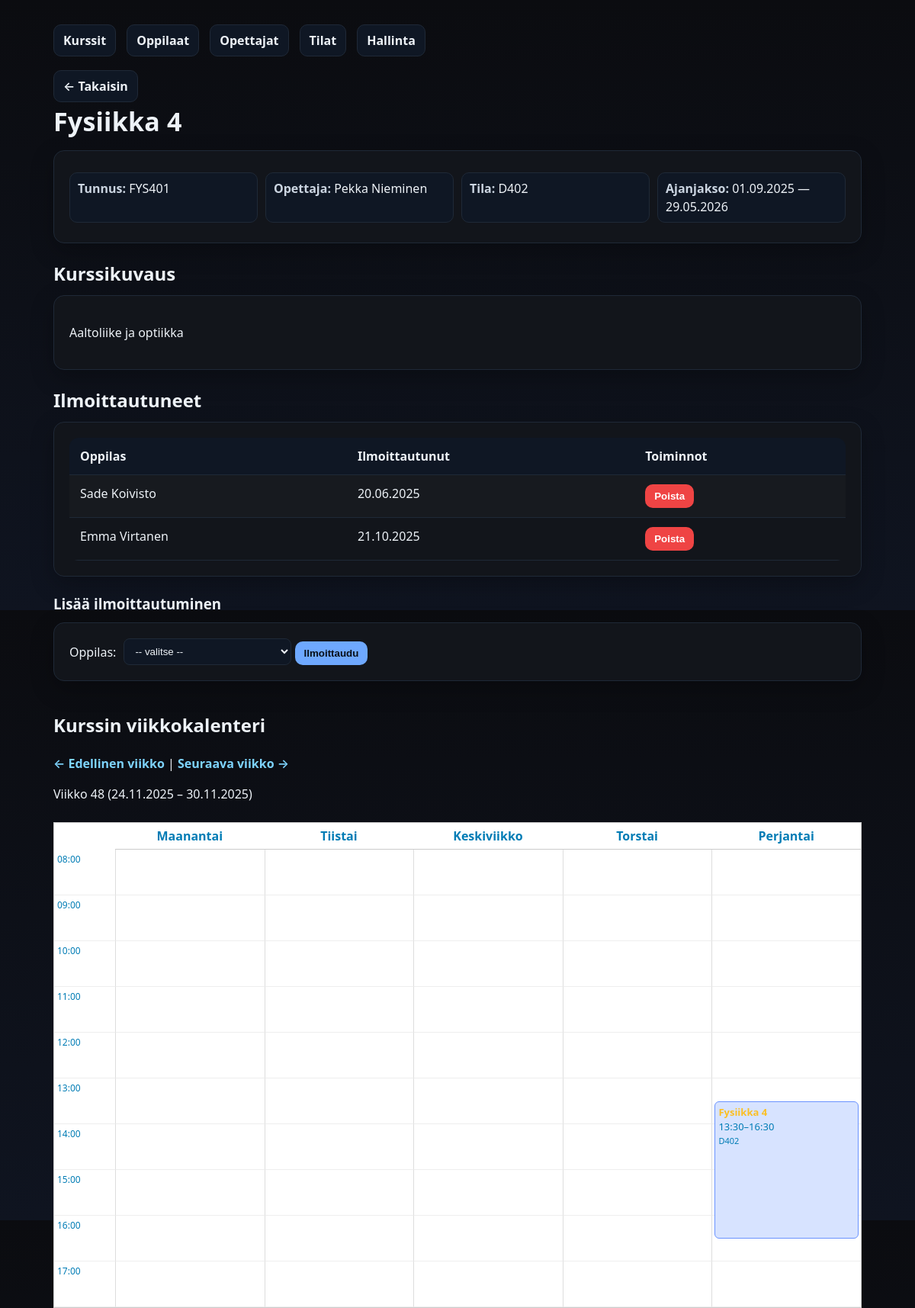
The page /kurssienhallinta/kurssi.php?id=16 on the database its author committed.
### tables this page shows
CREATE TABLE `kurssit` (
  `kurssi_id` int(11) NOT NULL,
  `kurssin_tunnus` varchar(20) NOT NULL,
  `kurssi_nimi` varchar(100) NOT NULL,
  `kurssikuvaus` text DEFAULT NULL,
  `aloituspaiva` date NOT NULL,
  `lopetuspaiva` date NOT NULL,
  `opettaja_id` int(11) NOT NULL,
  `tila_id` int(11) NOT NULL
);

CREATE TABLE `opettajat` (
  `opettaja_id` int(11) NOT NULL,
  `etunimi` varchar(50) NOT NULL,
  `sukunimi` varchar(50) NOT NULL,
  `aine` varchar(100) NOT NULL
);

CREATE TABLE `tilat` (
  `tila_id` int(11) NOT NULL,
  `tila_nimi` varchar(50) NOT NULL,
  `paikkoja` int(11) NOT NULL
);

CREATE TABLE `ilmoittautuminen` (
  `ilmoittautuminen_id` int(11) NOT NULL,
  `opiskelija_id` int(11) NOT NULL,
  `kurssi_id` int(11) NOT NULL,
  `ilmoittautumispaiva` datetime NOT NULL DEFAULT current_timestamp()
);

CREATE TABLE `oppilaat` (
  `oppilas_id` int(11) NOT NULL,
  `etunimi` varchar(50) NOT NULL,
  `sukunimi` varchar(50) NOT NULL,
  `syntymaaika` date NOT NULL,
  `vuosikurssi` int(11) NOT NULL
);

### kurssienhallinta/kurssi.php (the view, shortened to what this page needs)
<?php
function finDate($date) {
    return date("d.m.Y", strtotime($date));
}
$pdo = getPDO();
$kurssi_id = (int)$_GET['id'];
$stmt = $pdo->prepare("SELECT k.*, o.etunimi AS op_etunimi, o.sukunimi AS op_sukunimi, t.tila_nimi
    FROM kurssit k
    JOIN opettajat o ON k.opettaja_id = o.opettaja_id
    JOIN tilat t ON k.tila_id = t.tila_id
    WHERE k.kurssi_id = ?");
$stmt->execute([$kurssi_id]);
$kurssi = $stmt->fetch();
$stmt = $pdo->prepare("SELECT i.ilmoittautuminen_id, o.oppilas_id, o.etunimi, o.sukunimi, i.ilmoittautumispaiva
    FROM ilmoittautuminen i
    JOIN oppilaat o ON i.opiskelija_id = o.oppilas_id
    WHERE i.kurssi_id = ?
    ORDER BY i.ilmoittautumispaiva ASC");
$stmt->execute([$kurssi_id]);
$ilmo = $stmt->fetchAll();
$week = isset($_GET['week']) ? (int)$_GET['week'] : date("W");
$year = isset($_GET['year']) ? (int)$_GET['year'] : date("Y");
$dt = new DateTime();
$dt->setISODate($year, $week);
$weekStart = $dt->format("Y-m-d");
$dt->modify("+6 days");
$weekEnd = $dt->format("Y-m-d");
$paivat = ["Maanantai","Tiistai","Keskiviikko","Torstai","Perjantai"];
?>
<!doctype html>
<html lang="fi">
<head>
  <link rel="stylesheet" href="styles.css">
</head>
<body>
  <div class="container">
    <div class="nav">
      <a href="index.php">Kurssit</a>
      <a href="oppilaat.php">Oppilaat</a>
      <a href="opettajat.php">Opettajat</a>
      <a href="tilat.php">Tilat</a>
      <a href="admin.php">Hallinta</a>
    </div>
    <a class="back" href="index.php">← Takaisin</a>
    <h1 class="page-title"><?= htmlspecialchars($kurssi['kurssi_nimi']) ?></h1>
    <div class="card">
      <div class="meta">
        <div><strong>Tunnus:</strong> <?= htmlspecialchars($kurssi['kurssin_tunnus']) ?></div>
        <div><strong>Opettaja:</strong> <?= htmlspecialchars($kurssi['op_etunimi'].' '.$kurssi['op_sukunimi']) ?></div>
        <div><strong>Tila:</strong> <?= htmlspecialchars($kurssi['tila_nimi']) ?></div>
        <div><strong>Ajanjakso:</strong> <?= finDate($kurssi['aloituspaiva']) ?> — <?= finDate($kurssi['lopetuspaiva']) ?></div>
      </div>
    </div>
    <?php if (!empty($kurssi['kurssikuvaus'])): ?>
      <h2 style="margin:22px 0 10px">Kurssikuvaus</h2>
      <div class="card">
        <p><?= nl2br(htmlspecialchars($kurssi['kurssikuvaus'])) ?></p>
      </div>
    <?php endif; ?>
    <h2 style="margin:22px 0 10px">Ilmoittautuneet</h2>
    <div class="card table-wrap">
      <?php if (count($ilmo) === 0): ?>
        <p class="muted">Ei ilmoittautuneita.</p>
      <?php else: ?>
        <table>
          <thead>
            <tr>
              <th>Oppilas</th>
              <th>Ilmoittautunut</th>
              <th>Toiminnot</th>
            </tr>
          </thead>
          <tbody>
            <?php foreach($ilmo as $r): ?>
            <tr>
              <td><?= htmlspecialchars($r['etunimi'].' '.$r['sukunimi']) ?></td>
              <td><?= finDate($r['ilmoittautumispaiva']) ?></td>
              <td>
                <form method="post" action="poista_ilmo.php" style="display:inline">
                  <button class="btn btn-danger" type="submit" onclick="return confirm('Poistetaanko ilmoittautuminen?')">Poista</button>
                </form>
              </td>
            </tr>
            <?php endforeach; ?>
          </tbody>
        </table>
      <?php endif; ?>
    </div>
    <h3 style="margin:22px 0 10px">Lisää ilmoittautuminen</h3>
    <div class="card">
      <form method="post" action="ilmoittaudu.php">
        <label>Oppilas:
          <select name="oppilas_id" required>
            <option value="">-- valitse --</option>
          </select>
        </label>
        <button class="btn" type="submit">Ilmoittaudu</button>
      </form>
    </div>
<h2 style="margin-top:40px;">Kurssin viikkokalenteri</h2>
<p>
  <a href="kurssi.php?id=<?= $kurssi_id ?>&week=<?= $week-1 ?>&year=<?= $year ?>">← Edellinen viikko</a>
   |
  <a href="kurssi.php?id=<?= $kurssi_id ?>&week=<?= $week+1 ?>&year=<?= $year ?>">Seuraava viikko →</a>
</p>
<p>Viikko <?= $week ?> (<?= finDate($weekStart) ?> – <?= finDate($weekEnd) ?>)</p>
<div class="calendar-grid">
    <?php
    $startHour = 8;
    $endHour = 17;
    ?>
    <div></div>
    <?php foreach ($paivat as $pv): ?>
        <div style="text-align:center; padding:5px; font-weight:bold; border-bottom:1px solid #ccc;">
            <?= $pv ?>
        </div>
    <?php endforeach; ?>
    <?php for ($h = $startHour; $h <= $endHour; $h++): ?>
        <div class="time-cell"><?= sprintf("%02d:00", $h) ?></div>
        <?php foreach ($paivat as $pv): ?>
            <div class="day-column" data-day="<?= $pv ?>"></div>
        <?php endforeach; ?>
    <?php endfor; ?>
</div>
  </div>
</body>
</html>

### kurssienhallinta/styles.css (style rules this page uses)
:root { --bg:#0b0c10; --card:#12151b; --muted:#98a2b3; --text:#edf2f7; --accent:#6ea8fe; --danger:#ef4444; --border:#1f2937; }
* { box-sizing:border-box }
html,body { height:100% }
body { margin:0; font:16px/1.5 system-ui,-apple-system,Segoe UI,Roboto,Ubuntu,'Helvetica Neue',Arial; background:linear-gradient(180deg,#0b0c10 0%, #0f1420 100%); color:var(--text); }
.container { max-width:1100px;margin:32px auto;padding:0 20px }
.card { background:var(--card); border:1px solid var(--border); border-radius:14px; padding:20px; box-shadow:0 10px 30px rgba(0,0,0,.25); }
.page-title { margin:0 0 12px; font-size:clamp(24px,3.2vw,34px); letter-spacing:.2px; }
.nav { display:flex;gap:14px;flex-wrap:wrap;margin:0 0 18px }
.nav a,.back { color:var(--text); text-decoration:none; background:#0f1724; border:1px solid var(--border); padding:8px 12px;border-radius:10px; transition:all .15s ease; }
.back { display:inline-flex;align-items:center;gap:8px }
.table-wrap { overflow:auto }
table { width:100%;border-collapse:collapse;border-radius:12px;overflow:hidden }
th,td { padding:12px 14px;border-bottom:1px solid var(--border);text-align:left;vertical-align:top }
thead th { background:#0f1724;font-weight:600 }
tbody tr:nth-child(odd) { background:rgba(255,255,255,.02) }
.btn { appearance:none;border:0;border-radius:10px; padding:8px 12px;background:var(--accent); color:#091018;font-weight:600;cursor:pointer; transition:transform .15s ease, opacity .15s ease; }
.btn-danger { background:var(--danger);color:#fff }
select { background:#0f1724;color:var(--text);border:1px solid var(--border); padding:8px 10px;border-radius:8px;min-width:220px }
label { display:inline-flex;gap:10px;align-items:center }
.meta { display:grid;grid-template-columns:repeat(auto-fit,minmax(220px,1fr));gap:10px;margin:8px 0 6px }
.meta div { background:#0f1724;border:1px solid var(--border);padding:8px 10px;border-radius:10px }
.meta strong { font-weight:600;color:#cbd5e1 }
a { color: #7dd3fc; text-decoration: none; font-weight: 600; transition: color .15s ease; }

### kurssienhallinta/kurssi.php (style rules this page uses)
.calendar-grid { display: grid; grid-template-columns: 80px repeat(5, 1fr); border: 1px solid #ccc; margin-top: 25px; background: #fff; color: #007cb5ff; }
.time-cell { border-bottom: 1px solid #eee; height: 60px; padding: 4px; font-size: 12px; color: #007cb5ff; }
.day-column { position: relative; border-left: 1px solid #ddd; border-bottom: 1px solid #eee; }

### rows shown on the page
kurssit: kurssi_nimi "Fysiikka 4", kurssin_tunnus "FYS401", opettaja.sukunimi "Pekka Nieminen", tila.tila_nimi "D402", aloituspaiva "01.09.2025", lopetuspaiva "29.05.2026", kurssikuvaus "Aaltoliike ja optiikka"
ilmoittautuminen: opiskelija.sukunimi "Sade Koivisto", ilmoittautumispaiva "20.06.2025"
ilmoittautuminen: opiskelija.sukunimi "Emma Virtanen", ilmoittautumispaiva "21.10.2025"

### other values the page prints
$week "48"
$pv "Maanantai"
$pv "Tiistai"
$pv "Keskiviikko"
$pv "Torstai"
$pv "Perjantai"
